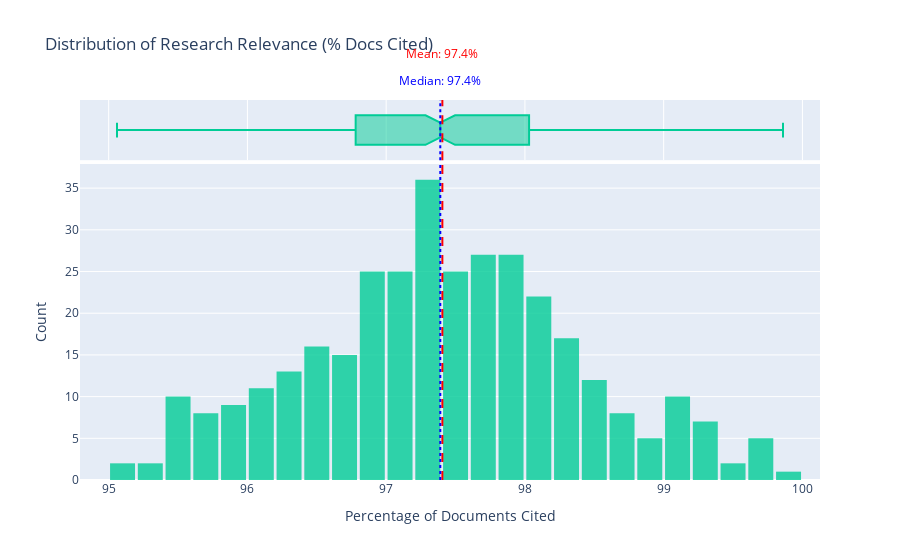

The notebook cell this image was saved under:
### Markdown cell above
#### Q2 Ranges & Distributions Analysis: Research Relevance

**Objective:**
To analyze the spread and consistency of research relevance to understand how effectively published papers attract attention. This helps us determine if "getting cited" is a common standard or a rare achievement in this dataset.

1.  **Spread & Range:** What are the boundaries of performance?
    *   *Metric used:* `% Docs Cited` (Minimum vs. Maximum values).
2.  **Distribution Shape:** How is the performance distributed across the dataset?
    *   *Left Skewed:* Indicates most countries achieve high citation rates (Good sign).
    *   *Right Skewed:* Indicates most countries have low citation rates (Bad sign).
3.  **Consistency:** Is the citation rate stable across different countries and years, or are there massive disparities in performance?

### Code cell
# --- Step 1: Calculate Statistics ---
mean_val = df['% Docs Cited'].mean()
median_val = df['% Docs Cited'].median()

# --- Step 2: Create Histogram with Marginal Box Plot ---
fig_dist = px.histogram(
    df, 
    x='% Docs Cited', 
    nbins=30, 
    title='Distribution of Research Relevance (% Docs Cited)',
    marginal='box',  # Adds a box plot above the histogram
    color_discrete_sequence=['#00CC96'], 
    opacity=0.8
)

# --- Step 3: Add Reference Lines & Annotations ---

# Add vertical lines (Without text here to avoid duplication on the marginal plot)
fig_dist.add_vline(x=mean_val, line_dash="dash", line_color="red")
fig_dist.add_vline(x=median_val, line_dash="dot", line_color="blue")

# Add Mean Annotation (Placed relative to paper/layout height)
fig_dist.add_annotation(
    x=mean_val,
    y=1.15,          # Placed higher to avoid overlap
    yref="paper",    # References the figure layout, not data points
    text=f"Mean: {mean_val:.1f}%",
    showarrow=False,
    font=dict(color="red")
)

# Add Median Annotation
fig_dist.add_annotation(
    x=median_val,
    y=1.08,          # Placed slightly lower than Mean
    yref="paper",
    text=f"Median: {median_val:.1f}%",
    showarrow=False,
    font=dict(color="blue")
)

# --- Step 4: Final Layout Adjustments ---
fig_dist.update_layout(
    xaxis_title='Percentage of Documents Cited',
    yaxis_title='Count',
    bargap=0.1
)

fig_dist.show()

# --- Step 5: Print Statistics ---
print("Statistical Summary of % Docs Cited:")
print(df['% Docs Cited'].describe())
print("-" * 30)
print(f"Skewness: {df['% Docs Cited'].skew():.2f}")

### Figure 1 — Plotly figure (JSON) as saved in the notebook; plotly's stock layout.template omitted (floating-point values rounded to 4 significant figures; data arrays with more than 128 entries replaced by an {"elided": "..."} marker saying what was removed)
{"data": [{"bingroup": "x", "hovertemplate": "% Docs Cited=%{x}<br>count=%{y}<extra></extra>", "legendgroup": "", "marker": {"color": "#00CC96", "opacity": 0.8, "pattern": {"shape": ""}}, "name": "", "nbinsx": 30, "orientation": "v", "showlegend": false, "type": "histogram", "x": {"elided": "340 float values"}, "xaxis": "x", "yaxis": "y"}, {"hovertemplate": "% Docs Cited=%{x}<extra></extra>", "legendgroup": "", "marker": {"color": "#00CC96"}, "name": "", "notched": true, "showlegend": false, "type": "box", "x": {"elided": "340 float values"}, "xaxis": "x2", "yaxis": "y2"}], "layout": {"annotations": [{"font": {"color": "red"}, "showarrow": false, "text": "Mean: 97.4%", "x": 97.4, "y": 1.15, "yref": "paper"}, {"font": {"color": "blue"}, "showarrow": false, "text": "Median: 97.4%", "x": 97.39, "y": 1.08, "yref": "paper"}], "bargap": 0.1, "barmode": "relative", "legend": {"tracegroupgap": 0}, "shapes": [{"line": {"color": "red", "dash": "dash"}, "type": "line", "x0": 97.4, "x1": 97.4, "xref": "x", "y0": 0, "y1": 1, "yref": "y domain"}, {"line": {"color": "red", "dash": "dash"}, "type": "line", "x0": 97.4, "x1": 97.4, "xref": "x2", "y0": 0, "y1": 1, "yref": "y2 domain"}, {"line": {"color": "blue", "dash": "dot"}, "type": "line", "x0": 97.39, "x1": 97.39, "xref": "x", "y0": 0, "y1": 1, "yref": "y domain"}, {"line": {"color": "blue", "dash": "dot"}, "type": "line", "x0": 97.39, "x1": 97.39, "xref": "x2", "y0": 0, "y1": 1, "yref": "y2 domain"}], "title": {"text": "Distribution of Research Relevance (% Docs Cited)"}, "xaxis": {"anchor": "y", "domain": [0, 1], "title": {"text": "Percentage of Documents Cited"}}, "xaxis2": {"anchor": "y2", "domain": [0, 1], "matches": "x", "showgrid": true, "showticklabels": false}, "yaxis": {"anchor": "x", "domain": [0, 0.8316], "title": {"text": "Count"}}, "yaxis2": {"anchor": "x2", "domain": [0.8416, 1], "matches": "y2", "showgrid": false, "showline": false, "showticklabels": false, "ticks": ""}}}
